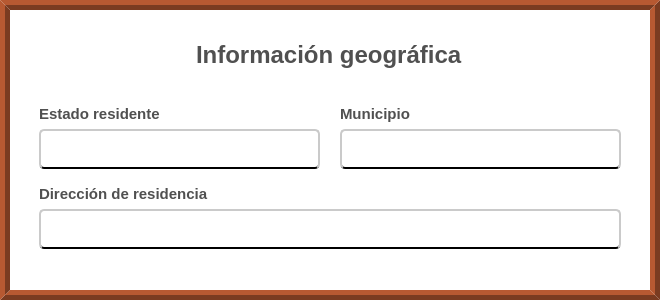
              <widget class="QFrame" name="espacio_info_geografica">
               <property name="sizePolicy">
                <sizepolicy hsizetype="Preferred" vsizetype="Preferred">
                 <horstretch>0</horstretch>
                 <verstretch>10</verstretch>
                </sizepolicy>
               </property>
               <property name="minimumSize">
                <size>
                 <width>0</width>
                 <height>300</height>
                </size>
               </property>
               <property name="maximumSize">
                <size>
                 <width>16777215</width>
                 <height>320</height>
                </size>
               </property>
               <property name="styleSheet">
                <string notr="true">QFrame{
	background-color: rgb(255, 255, 255);
	border:10px ridge rgb(122, 59, 33);
}</string>
               </property>
               <property name="frameShape">
                <enum>QFrame::StyledPanel</enum>
               </property>
               <property name="frameShadow">
                <enum>QFrame::Raised</enum>
               </property>
               <layout class="QVBoxLayout" name="verticalLayout_7">
                <property name="spacing">
                 <number>20</number>
                </property>
                <property name="leftMargin">
                 <number>20</number>
                </property>
                <property name="topMargin">
                 <number>30</number>
                </property>
                <property name="rightMargin">
                 <number>20</number>
                </property>
                <item alignment="Qt::AlignHCenter">
                 <widget class="QLabel" name="label_titulo_info_geografica">
                  <property name="maximumSize">
                   <size>
                    <width>16777215</width>
                    <height>30</height>
                   </size>
                  </property>
                  <property name="font">
                   <font>
                    <family>Arial</family>
                    <pointsize>18</pointsize>
                    <weight>75</weight>
                    <bold>true</bold>
                   </font>
                  </property>
                  <property name="styleSheet">
                   <string notr="true">QLabel{
	
	color: rgb(80, 80, 80);

border:none;	border-color: #ffffff;


}
</string>
                  </property>
                  <property name="text">
                   <string>Información geográfica</string>
                  </property>
                  <property name="scaledContents">
                   <bool>false</bool>
                  </property>
                 </widget>
                </item>
                <item alignment="Qt::AlignHCenter|Qt::AlignTop">
                 <widget class="QFrame" name="mostrar_datos_info_geografica">
                  <property name="minimumSize">
                   <size>
                    <width>600</width>
                    <height>0</height>
                   </size>
                  </property>
                  <property name="maximumSize">
                   <size>
                    <width>600</width>
                    <height>16777215</height>
                   </size>
                  </property>
                  <property name="styleSheet">
                   <string notr="true">QFrame{border:noe;}</string>
                  </property>
                  <layout class="QGridLayout" name="gridLayout_3">
                   <property name="horizontalSpacing">
                    <number>20</number>
                   </property>
                   <property name="verticalSpacing">
                    <number>10</number>
                   </property>
                   <item row="0" column="0">
                    <layout class="QVBoxLayout" name="verticalLayout_19">
                     <item>
                      <widget class="QLabel" name="label_estado_residente">
                       <property name="sizePolicy">
                        <sizepolicy hsizetype="Preferred" vsizetype="Preferred">
                         <horstretch>0</horstretch>
                         <verstretch>0</verstretch>
                        </sizepolicy>
                       </property>
                       <property name="minimumSize">
                        <size>
                         <width>200</width>
                         <height>30</height>
                        </size>
                       </property>
                       <property name="maximumSize">
                        <size>
                         <width>200</width>
                         <height>30</height>
                        </size>
                       </property>
                       <property name="font">
                        <font>
                         <family>Arial</family>
                         <pointsize>11</pointsize>
                         <weight>75</weight>
                         <bold>true</bold>
                        </font>
                       </property>
                       <property name="styleSheet">
                        <string notr="true">QLabel{
	
	color: rgb(80, 80, 80);

	border-color: #ffffff;


}
</string>
                       </property>
                       <property name="text">
                        <string>Estado residente</string>
                       </property>
                       <property name="scaledContents">
                        <bool>false</bool>
                       </property>
                      </widget>
                     </item>
                     <item>
                      <widget class="QLineEdit" name="input_mostrar_estado_residente">
                       <property name="enabled">
                        <bool>true</bool>
                       </property>
                       <property name="minimumSize">
                        <size>
                         <width>0</width>
                         <height>40</height>
                        </size>
                       </property>
                       <property name="font">
                        <font>
                         <family>Arial</family>
                         <pointsize>13</pointsize>
                        </font>
                       </property>
                       <property name="styleSheet">
                        <string notr="true">QLineEdit{
	
	background-color: rgb(255, 255, 255);
	border-radius:5px;
	padding-left: 5px;
 padding-right:5px;
	padding-top:1px;
	border-bottom:2px solid black  ;
	border-top: 2px solid rgb(202, 202, 202);
	border-left: 2px solid rgb(202, 202, 202);
	border-right: 2px solid rgb(202, 202, 202);

}

QLineEdit:focus{

	border: 2px solid rgb(17, 192, 255)



}
</string>
                       </property>
                       <property name="text">
                        <string/>
                       </property>
                       <property name="cursorPosition">
                        <number>0</number>
                       </property>
                       <property name="readOnly">
                        <bool>true</bool>
                       </property>
                      </widget>
                     </item>
                    </layout>
                   </item>
                   <item row="0" column="1">
                    <layout class="QVBoxLayout" name="verticalLayout_20">
                     <item>
                      <widget class="QLabel" name="label_municipio">
                       <property name="sizePolicy">
                        <sizepolicy hsizetype="Preferred" vsizetype="Preferred">
                         <horstretch>0</horstretch>
                         <verstretch>0</verstretch>
                        </sizepolicy>
                       </property>
                       <property name="minimumSize">
                        <size>
                         <width>210</width>
                         <height>30</height>
                        </size>
                       </property>
                       <property name="maximumSize">
                        <size>
                         <width>210</width>
                         <height>35</height>
                        </size>
                       </property>
                       <property name="font">
                        <font>
                         <family>Arial</family>
                         <pointsize>11</pointsize>
                         <weight>75</weight>
                         <bold>true</bold>
                        </font>
                       </property>
                       <property name="styleSheet">
                        <string notr="true">QLabel{
	
	color: rgb(80, 80, 80);

	border-color: #ffffff;


}
</string>
                       </property>
                       <property name="text">
                        <string>Municipio</string>
                       </property>
                       <property name="scaledContents">
                        <bool>false</bool>
                       </property>
                      </widget>
                     </item>
                     <item>
                      <widget class="QLineEdit" name="input_mostrar_municipio">
                       <property name="enabled">
                        <bool>true</bool>
                       </property>
                       <property name="minimumSize">
                        <size>
                         <width>0</width>
                         <height>40</height>
                        </size>
                       </property>
                       <property name="font">
                        <font>
                         <family>Arial</family>
                         <pointsize>13</pointsize>
                        </font>
                       </property>
                       <property name="styleSheet">
                        <string notr="true">QLineEdit{
	
	background-color: rgb(255, 255, 255);
	border-radius:5px;
	padding-left: 5px;
 padding-right:5px;
	padding-top:1px;
	border-bottom:2px solid black  ;
	border-top: 2px solid rgb(202, 202, 202);
	border-left: 2px solid rgb(202, 202, 202);
	border-right: 2px solid rgb(202, 202, 202);

}

QLineEdit:focus{

	border: 2px solid rgb(17, 192, 255)



}
</string>
                       </property>
                       <property name="readOnly">
                        <bool>true</bool>
                       </property>
                      </widget>
                     </item>
                    </layout>
                   </item>
                   <item row="1" column="0" colspan="2">
                    <layout class="QVBoxLayout" name="verticalLayout_21">
                     <item>
                      <widget class="QLabel" name="label_direccion_residente">
                       <property name="sizePolicy">
                        <sizepolicy hsizetype="Preferred" vsizetype="Preferred">
                         <horstretch>0</horstretch>
                         <verstretch>0</verstretch>
                        </sizepolicy>
                       </property>
                       <property name="minimumSize">
                        <size>
                         <width>200</width>
                         <height>30</height>
                        </size>
                       </property>
                       <property name="maximumSize">
                        <size>
                         <width>200</width>
                         <height>30</height>
                        </size>
                       </property>
                       <property name="font">
                        <font>
                         <family>Arial</family>
                         <pointsize>11</pointsize>
                         <weight>75</weight>
                         <bold>true</bold>
                        </font>
                       </property>
                       <property name="styleSheet">
                        <string notr="true">QLabel{
	
	color: rgb(80, 80, 80);

	border-color: #ffffff;


}
</string>
                       </property>
                       <property name="text">
                        <string>Dirección de residencia</string>
                       </property>
                       <property name="scaledContents">
                        <bool>false</bool>
                       </property>
                      </widget>
                     </item>
                     <item>
                      <widget class="QLineEdit" name="input_mostrar_direccion_residente">
                       <property name="enabled">
                        <bool>true</bool>
                       </property>
                       <property name="minimumSize">
                        <size>
                         <width>0</width>
                         <height>40</height>
                        </size>
                       </property>
                       <property name="font">
                        <font>
                         <family>Arial</family>
                         <pointsize>13</pointsize>
                        </font>
                       </property>
                       <property name="styleSheet">
                        <string notr="true">QLineEdit{
	
	background-color: rgb(255, 255, 255);
	border-radius:5px;
	padding-left: 5px;
 padding-right:5px;
	padding-top:1px;
	border-bottom:2px solid black  ;
	border-top: 2px solid rgb(202, 202, 202);
	border-left: 2px solid rgb(202, 202, 202);
	border-right: 2px solid rgb(202, 202, 202);

}

QLineEdit:focus{

	border: 2px solid rgb(17, 192, 255)



}
</string>
                       </property>
                       <property name="readOnly">
                        <bool>true</bool>
                       </property>
                      </widget>
                     </item>
                    </layout>
                   </item>
                  </layout>
                 </widget>
                </item>
               </layout>
              </widget>
